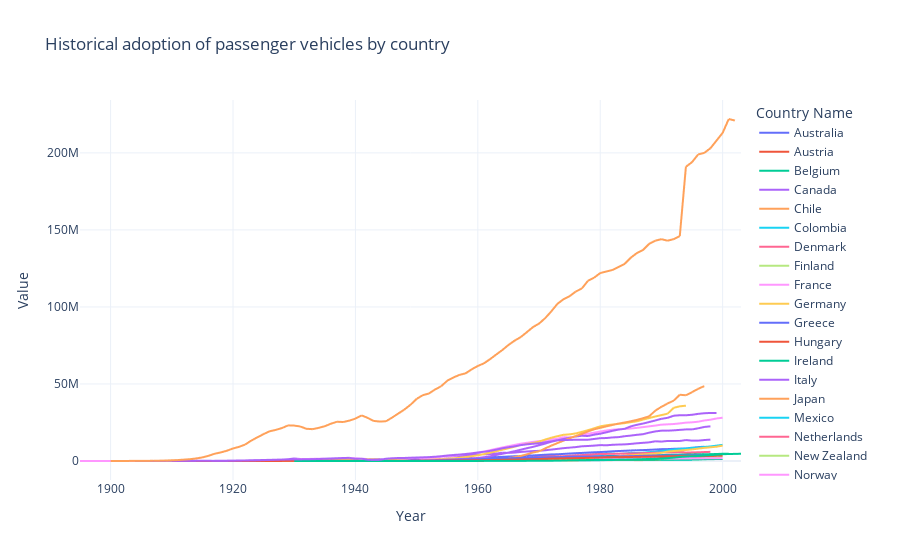

The notebook cell this image was saved under:
### Code cell
cars_filtered = cars[cars['Country Name'].isin(filtered_countries)]


fig = px.line(cars_filtered, x='Year', y='Value', color='Country Name', 
              template='plotly_white', 
              title='Historical adoption of passenger vehicles by country')

# fig.update_layout(xaxis=dict(range=[1920, 2003]))
fig.show()
